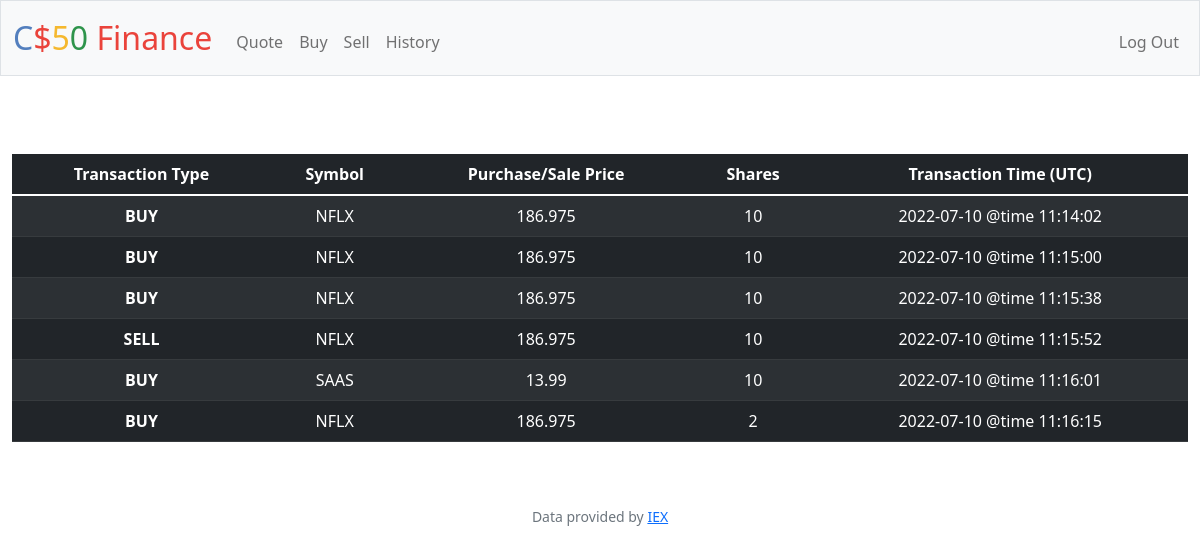
The app's page /history (signed in) with its own data.
### tables this page shows
CREATE TABLE purchases (id INTEGER, user_id NUMERIC NOT NULL, symbol TEXT NOT NULL, shares NUMERIC NOT NULL, price NUMERIC NOT NULL, timestamp TEXT, PRIMARY KEY(id), FOREIGN KEY(user_id) REFERENCES users(id));

### app.py (the view)
@app.route("/history")
@login_required
def history():
    rows = db.execute("SELECT symbol, shares, price, timestamp FROM purchases WHERE user_id = ?", session["user_id"])
    return render_template("history.html", rows=rows)

### app.py (called while the page is built)
@app.after_request
def after_request(response):
    response.headers["Cache-Control"] = "no-cache, no-store, must-revalidate"
    response.headers["Expires"] = 0
    response.headers["Pragma"] = "no-cache"
    return response

### helpers.py (called while the page is built)
def login_required(f):
    @wraps(f)
    def decorated_function(*args, **kwargs):
        if session.get("user_id") is None:
            return redirect("/login")
        return f(*args, **kwargs)
    return decorated_function

### templates/history.html (shortened to what this page needs)
{% extends "layout.html" %}
{% block main %}
    <table style='margin-top: 30px' class="table table-striped table-dark">
      <thead>
        <tr>
          <th scope="col"> Transaction Type </th>
          <th scope="col"> Symbol </th>
          <th scope="col"> Purchase/Sale Price </th>
          <th scope="col"> Shares </th>
          <th scope="col"> Transaction Time (UTC) </th>
        </tr>
      </thead>
      <tbody>
        {% for row in rows %}
        <tr>
          <th scope="row">
              {{ "BUY" if row["shares"] > 0 else "SELL" }}
          </th>
          <td>  {{ row["symbol"] }}  </td>
          <td>  {{ row["price"] }}  </td>
          <td>  {{ row["shares"]|abs }}  </td>
          <td>  {{ row["timestamp"] }}  </td>
        </tr>
        {% endfor %}
      </body>
{% endblock %}

### templates/layout.html (shortened to what this page needs)
<!DOCTYPE html>
<html lang="en">
    <head>
        <link href="https://cdn.jsdelivr.net/npm/bootstrap@5.1.3/dist/css/bootstrap.min.css" rel="stylesheet">
        <link href="/static/styles.css" rel="stylesheet">
    </head>
    <body>
        <nav class="bg-light border navbar navbar-expand-md navbar-light">
            <div class="container-fluid">
                <a class="navbar-brand" href="/"><span class="blue">C</span><span class="red">$</span><span class="yellow">5</span><span class="green">0</span> <span class="red">Finance</span></a>
                <div class="collapse navbar-collapse" id="navbar">
                    {% if session["user_id"] %}
                        <ul class="navbar-nav me-auto mt-2">
                            <li class="nav-item"><a class="nav-link" href="/quote">Quote</a></li>
                            <li class="nav-item"><a class="nav-link" href="/buy">Buy</a></li>
                            <li class="nav-item"><a class="nav-link" href="/sell">Sell</a></li>
                            <li class="nav-item"><a class="nav-link" href="/history">History</a></li>
                        </ul>
                        <ul class="navbar-nav ms-auto mt-2">
                            <li class="nav-item"><a class="nav-link" href="/logout">Log Out</a></li>
                        </ul>
                    {% else %}
                        <ul class="navbar-nav ms-auto mt-2">
                            <li class="nav-item"><a class="nav-link" href="/register">Register</a></li>
                            <li class="nav-item"><a class="nav-link" href="/login">Log In</a></li>
                        </ul>
                    {% endif %}
                </div>
            </div>
        </nav>
        <main class="container-fluid py-5 text-center">
            {% block main %}{% endblock %}
        <footer class="mb-5 small text-center text-muted">
            Data provided by <a href="https://iexcloud.io/">IEX</a>
        </footer>
    </body>
</html>

### static/styles.css (style rules this page uses)
nav .navbar-brand { font-size: xx-large; }
nav .navbar-brand .blue { color: #537fbe; }
nav .navbar-brand .red { color: #ea433b; }
nav .navbar-brand .yellow { color: #f5b82e; }
nav .navbar-brand .green { color: #2e944b; }

### records on screen
purchases: shares "BUY", symbol "NFLX", price "186.975", shares|abs "10", timestamp "2022-07-10 @time 11:14:02"
purchases: shares "BUY", symbol "NFLX", price "186.975", shares|abs "10", timestamp "2022-07-10 @time 11:15:00"
purchases: shares "BUY", symbol "NFLX", price "186.975", shares|abs "10", timestamp "2022-07-10 @time 11:15:38"
purchases: shares "SELL", symbol "NFLX", price "186.975", shares|abs "10", timestamp "2022-07-10 @time 11:15:52"
purchases: shares "BUY", symbol "SAAS", price "13.99", shares|abs "10", timestamp "2022-07-10 @time 11:16:01"
purchases: shares "BUY", symbol "NFLX", price "186.975", shares|abs "2", timestamp "2022-07-10 @time 11:16:15"
